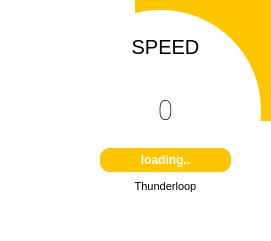
      <widget class="QFrame" name="hiz">
       <property name="geometry">
        <rect>
         <x>800</x>
         <y>110</y>
         <width>271</width>
         <height>241</height>
        </rect>
       </property>
       <property name="styleSheet">
        <string notr="true">QFrame{
	border-radius:100%;
	background-color: qconicalgradient(cx:0.5, cy:0.5, angle:90, stop:0.749 rgba(255, 0, 127, 0), stop:0.750 #fdc600);
}</string>
       </property>
       <property name="frameShape">
        <enum>QFrame::NoFrame</enum>
       </property>
       <property name="frameShadow">
        <enum>QFrame::Raised</enum>
       </property>
       <widget class="QFrame" name="container">
        <property name="geometry">
         <rect>
          <x>60</x>
          <y>10</y>
          <width>201</width>
          <height>201</height>
         </rect>
        </property>
        <property name="styleSheet">
         <string notr="true">QFrame{
	border-radius: 100px;
	background-color:white;
}</string>
        </property>
        <property name="frameShape">
         <enum>QFrame::NoFrame</enum>
        </property>
        <property name="frameShadow">
         <enum>QFrame::Raised</enum>
        </property>
        <widget class="QSplitter" name="splitter">
         <property name="geometry">
          <rect>
           <x>0</x>
           <y>10</y>
           <width>211</width>
           <height>181</height>
          </rect>
         </property>
         <property name="styleSheet">
          <string notr="true">background-color:none;
border:none</string>
         </property>
         <property name="orientation">
          <enum>Qt::Vertical</enum>
         </property>
         <property name="opaqueResize">
          <bool>true</bool>
         </property>
         <property name="handleWidth">
          <number>0</number>
         </property>
         <property name="childrenCollapsible">
          <bool>true</bool>
         </property>
         <widget class="QLabel" name="labelTitle">
          <property name="font">
           <font>
            <family>Segoe UI</family>
            <pointsize>15</pointsize>
           </font>
          </property>
          <property name="styleSheet">
           <string notr="true">background-color: none;
color: black;
text-align:center;</string>
          </property>
          <property name="text">
           <string>&lt;html&gt;&lt;head/&gt;&lt;body&gt;&lt;p&gt;SPEED&lt;/p&gt;&lt;/body&gt;&lt;/html&gt;</string>
          </property>
          <property name="alignment">
           <set>Qt::AlignCenter</set>
          </property>
          <property name="wordWrap">
           <bool>false</bool>
          </property>
         </widget>
         <widget class="QLabel" name="labelPercentage">
          <property name="font">
           <font>
            <family>Roboto Thin</family>
            <pointsize>20</pointsize>
           </font>
          </property>
          <property name="styleSheet">
           <string notr="true">background-color: none;
color: black;</string>
          </property>
          <property name="text">
           <string>&lt;html&gt;&lt;head/&gt;&lt;body&gt;&lt;p&gt;&lt;span&gt;0&lt;/span&gt;&lt;/p&gt;&lt;/body&gt;&lt;/html&gt;</string>
          </property>
          <property name="alignment">
           <set>Qt::AlignCenter</set>
          </property>
         </widget>
         <widget class="QLabel" name="labelLoadingInfo">
          <property name="minimumSize">
           <size>
            <width>0</width>
            <height>24</height>
           </size>
          </property>
          <property name="maximumSize">
           <size>
            <width>16777215</width>
            <height>20</height>
           </size>
          </property>
          <property name="font">
           <font>
            <family>Segoe UI</family>
            <pointsize>9</pointsize>
            <weight>75</weight>
            <bold>true</bold>
           </font>
          </property>
          <property name="styleSheet">
           <string notr="true">QLabel{
	border-radius: 10px;	
	background-color:#fdc600;
	color: #FFFFFF;
	margin-left: 40px;
	margin-right: 40px;
}</string>
          </property>
          <property name="frameShape">
           <enum>QFrame::NoFrame</enum>
          </property>
          <property name="text">
           <string>loading..</string>
          </property>
          <property name="alignment">
           <set>Qt::AlignCenter</set>
          </property>
         </widget>
         <widget class="QLabel" name="labelCredits">
          <property name="font">
           <font>
            <family>Segoe UI</family>
            <pointsize>8</pointsize>
           </font>
          </property>
          <property name="styleSheet">
           <string notr="true">background-color: none;
color: black;</string>
          </property>
          <property name="text">
           <string>Thunderloop</string>
          </property>
          <property name="alignment">
           <set>Qt::AlignCenter</set>
          </property>
         </widget>
        </widget>
       </widget>
      </widget>
